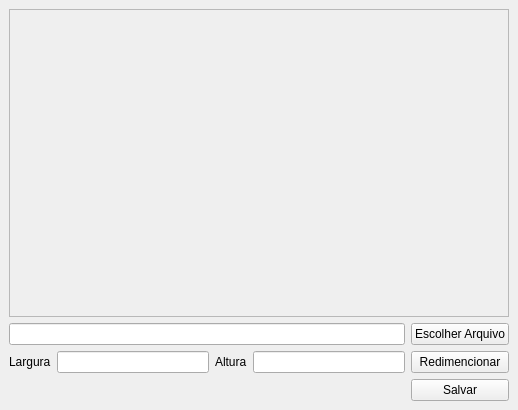
<?xml version="1.0" encoding="UTF-8"?>
<ui version="4.0">
 <class>MainWindow</class>
 <widget class="QMainWindow" name="MainWindow">
  <property name="geometry">
   <rect>
    <x>0</x>
    <y>0</y>
    <width>518</width>
    <height>410</height>
   </rect>
  </property>
  <property name="windowTitle">
   <string>Redimencionar Imagem</string>
  </property>
  <widget class="QWidget" name="centralwidget">
   <layout class="QGridLayout" name="gridLayout">
    <item row="2" column="1">
     <widget class="QLineEdit" name="inputLargura"/>
    </item>
    <item row="2" column="3">
     <widget class="QLineEdit" name="inputAltura"/>
    </item>
    <item row="2" column="2">
     <widget class="QLabel" name="label_2">
      <property name="text">
       <string>Altura</string>
      </property>
     </widget>
    </item>
    <item row="2" column="4">
     <widget class="QPushButton" name="btnRedimencionar">
      <property name="text">
       <string>Redimencionar</string>
      </property>
     </widget>
    </item>
    <item row="2" column="0">
     <widget class="QLabel" name="label">
      <property name="text">
       <string>Largura</string>
      </property>
     </widget>
    </item>
    <item row="3" column="4">
     <widget class="QPushButton" name="btnSalvar">
      <property name="text">
       <string>Salvar</string>
      </property>
     </widget>
    </item>
    <item row="0" column="0" colspan="5">
     <widget class="QScrollArea" name="scrollArea">
      <property name="widgetResizable">
       <bool>true</bool>
      </property>
      <widget class="QWidget" name="scrollAreaWidgetContents">
       <property name="geometry">
        <rect>
         <x>0</x>
         <y>0</y>
         <width>498</width>
         <height>297</height>
        </rect>
       </property>
       <layout class="QGridLayout" name="gridLayout_2">
        <item row="0" column="0">
         <widget class="QLabel" name="labelImg">
          <property name="text">
           <string/>
          </property>
         </widget>
        </item>
       </layout>
      </widget>
     </widget>
    </item>
    <item row="1" column="4">
     <widget class="QPushButton" name="btnEscolherArquivo">
      <property name="text">
       <string>Escolher Arquivo</string>
      </property>
     </widget>
    </item>
    <item row="1" column="0" colspan="4">
     <widget class="QLineEdit" name="inputAbrirArquivo"/>
    </item>
   </layout>
  </widget>
 </widget>
 <resources/>
 <connections/>
</ui>
